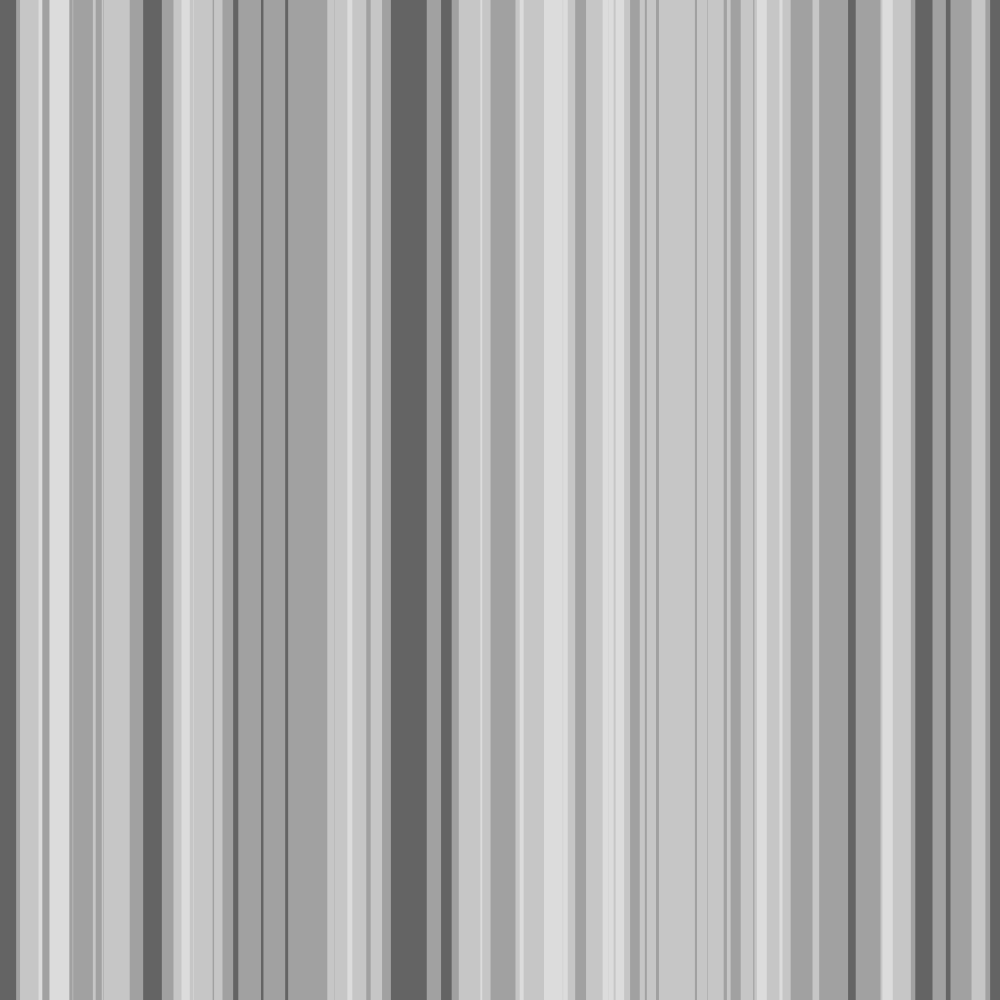
Frame 1 (no input)
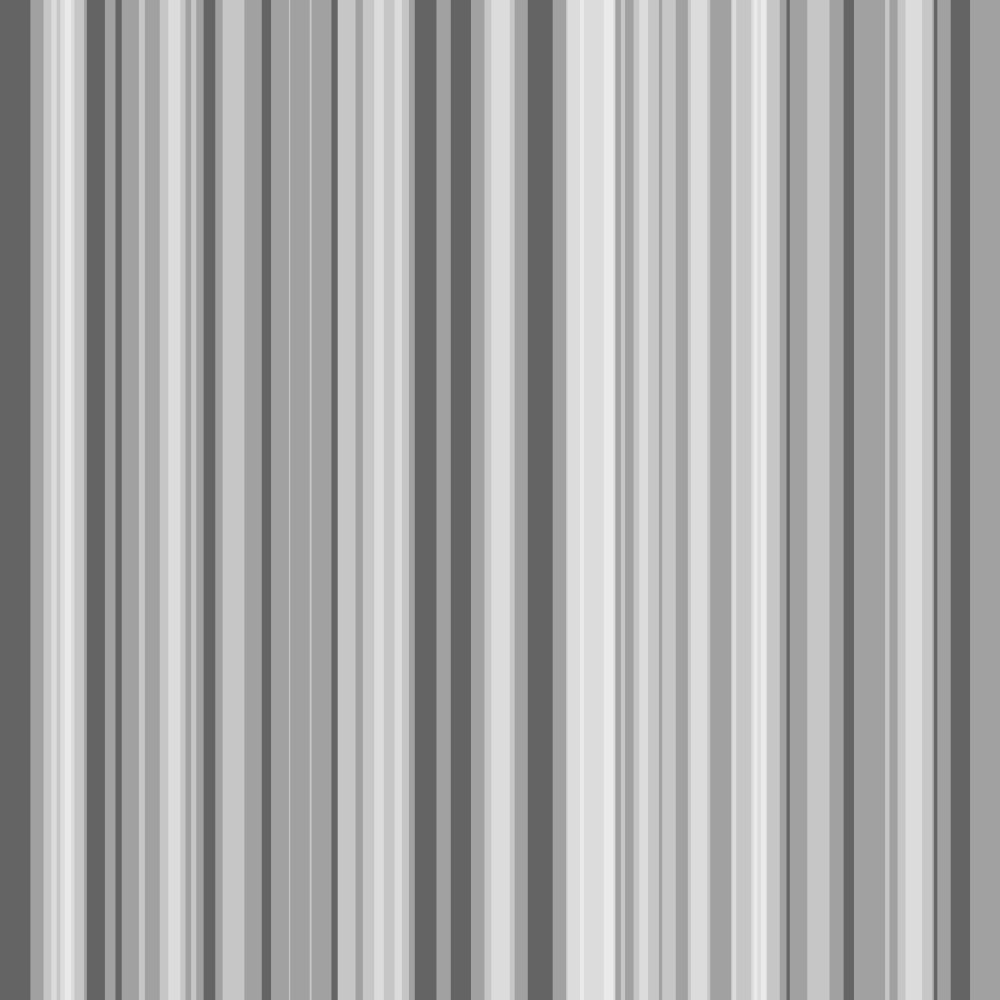
Frame 60 (the mouse pressed at the canvas centre just before this capture)
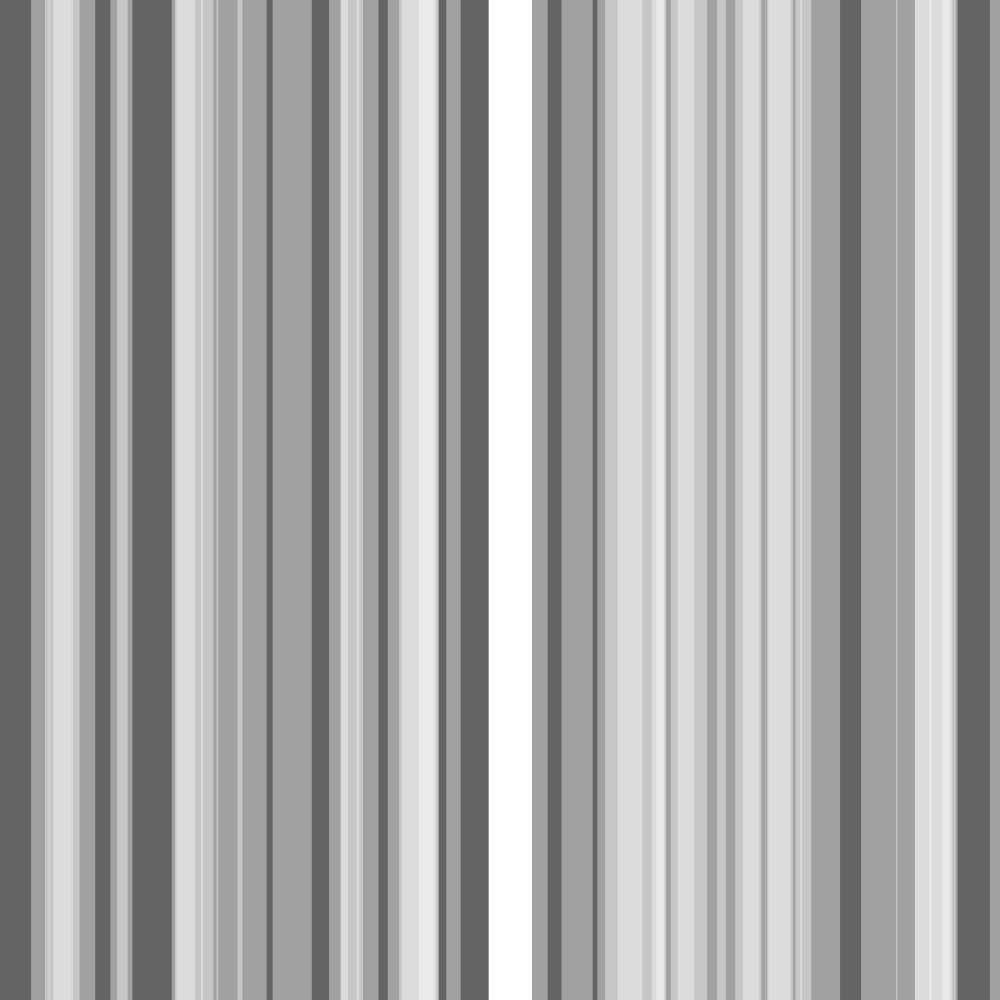
Frame 120 (the mouse held since frame 60 and released just before this capture)

The Processing sketch that drew these frames (run headless with seeded random() and noise(); from frame 60 on, the mouse is pressed at the canvas centre):

// Processing sketch: code_10_08
// ── code_10_08.pde
Stripe [] stripes = new Stripe[50];

void setup(){
  size(1000, 1000);
  for(int i = 0; i < stripes.length; i++){
    stripes[i] = new Stripe();
  }
}

void draw(){
  background(100);
  for(int i = 0; i < stripes.length; i++){
    stripes[i].rollover(mouseX, mouseY);
    stripes[i].move();
    stripes[i].display();
  }
  
}



class Stripe {
  float x;
  float speed;
  float w;
  boolean mouse;
  
  Stripe(){
    x = random(width);
    speed = random(1);
    w = random(10, 50);
    mouse = false;
  }
  
  void display(){
    if(mouse){
      fill(255);
    }else{
      fill(255, 100);
    }
    noStroke();
    rect(x, 0, w, height);
  }
  
  void move(){
    x += speed;
    if(x > width+20) x = 20;
  }
  
  void rollover(int mx, int my){
    if(mx > x && mx < x + w){
      mouse = true;
    }else{
      mouse = false;
    }
  }
}
